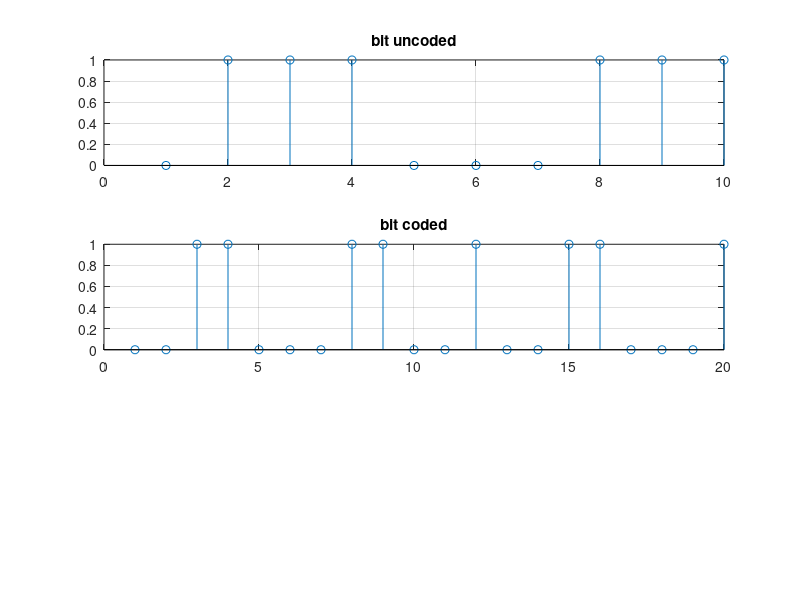

The MATLAB source for this figure: (Note: this script raises an error after producing the figure.)
% in the name of god
% HW3
% Part1
% Convolutional Coding
% part2
% Equalization
% Alireza Qazavi
% 9913904
%% part1
clc;clear all;close all;
% Random Binary Sequence Generator
bit_uncoded = randi([0 1],1,10000);% create random stream of zeros and ones (binary)
trellis = poly2trellis(3,[6 7])
bit_coded = convenc(bit_uncoded,trellis);
subplot(3,1,1)
stem(bit_uncoded(1:10))% This makes the bitstream visible 
grid;
title('bit uncoded');
subplot(3,1,2)
stem(bit_coded(1:20))
title('bit coded');
grid
tbdepth = 34;
bit_decoded = vitdec(bit_coded,trellis,tbdepth,'trunc','hard');
subplot(3,1,3)
stem(bit_decoded(1:10))
title('bit decoded');grid

biterr(bit_uncoded,bit_decoded)
%% test of digital_channel
input_seq = randi([0,1],1,10000);
L = 0.01;
output_seq = digital_channel(input_seq, L);
u = biterr(input_seq,output_seq)/10000;
sprintf('bit error rate is %0.3f and P = %0.3f',u,L)
%%
figure;
subplot(5,1,1)
stem(bit_uncoded(1:10))% This makes the bitstream visible 
grid;
title('bit uncoded');
i = 2;
Error=[];
for L = [0.001,0.01,0.1,0.2]
   input_seq  = bit_coded;
   output_seq = digital_channel(input_seq, L);
   tbdepth = 34;
   bit_decoded = vitdec(output_seq,trellis,tbdepth,'trunc','hard');
   Error = [Error, biterr(bit_uncoded,bit_decoded)];
   subplot(5,1,i)
   stem(bit_decoded(1:10))
   grid;
   title(sprintf('bit decoded,This bit receive from ch. with p = %0.3f',L));
   i=i+1;
end
figure;
 bar([0.001,0.01,0.1,0.2],Error/10000)
 xlabel('Error Probability of CH.')
 ylabel('Error Probability with Viterbi')
 grid
 hold on
 plot([0.001,0.01,0.1,0.2],[0.001,0.01,0.1,0.2]);
 %% part2
 data_len = 1e4; % length of the data sequence
 random_inf_bits = randi([0,1],1,data_len);
 % BPSK Modulation
 BPSK_Seq = 2 * random_inf_bits -1;% change 1 to 1 and 0 to -1
 figure;
 subplot(2,1,1)
 stem(random_inf_bits(1:10));grid;title('Random Information Bits');ylabel('I_n')
 subplot(2,1,2)
 stem(BPSK_Seq(1:10));grid;title('BPSK Symbol');ylabel('a_n')
 h = [0.5 , 0.2 , 0.08]; %channel
 y = conv(BPSK_Seq,h);
 figure;
 subplot(3,1,1)
 stem(0:9,BPSK_Seq(1:10));grid;title('BPSK Symbol');ylabel('a_n')
 subplot(3,1,2)
 stem(0:numel(h)-1,h);grid;title('CIR');ylabel('h(t)');xlabel('t(sec)')
 subplot(3,1,3)
 stem(0:9,y(1:10));grid;title('Output of Channel');ylabel('y(t)');xlabel('t(sec)')
% Maximum likelihood sequence estimation using the Viterbi algorithm
% BPSK modulation, channel impairments: ISI (3 tap) and AWGN
% Note that this code works for a 3 tap channel only, if you wish to increase
% the number of channel taps, then you need to do minor changes in the code
chan_len = 3; % number of channel taps (DO NOT CHANGE THIS PARAMETER)
ber = [];q=1;
for SNR_dB = [10,20,30,40] % SNR per bit (in dB)
Sig_dB = pow2db(nnz(y));
Noise_dB = Sig_dB - SNR_dB;
h = [0.5 , 0.2 , 0.08]; %channel
y = conv(BPSK_Seq,h);
y = y + wgn(size(y,1),size(y,2),Noise_dB);
% SNR parameters
SNR = db2pow(SNR_dB);
% ------------------ RECEIVER----------------------------------------------
% steady state part of the received sequence
steady_state = y(chan_len:data_len);

% branch metrics for the Viterbi algorithm
% For storing Metric corresponding to each of the 8 transitions
L = data_len-chan_len+1;
branch_metric  = zeros(2^chan_len,L);
% For storing minimum distance for reaching each of the 8 states
node_value     = zeros(2^chan_len,L+1);
%Initialization of nodevalues
node_value(:,1)=0;
% according to trellis
branch_metric(1,:) = (steady_state-(-h(1)-h(2)-h(3))).^2;
branch_metric(2,:) = (steady_state-(+h(1)-h(2)-h(3))).^2;
branch_metric(3,:) = (steady_state-(-h(1)+h(2)-h(3))).^2;
branch_metric(4,:) = (steady_state-(+h(1)+h(2)-h(3))).^2;

branch_metric(5,:) = (steady_state-(-h(1)-h(2)+h(3))).^2;
branch_metric(6,:) = (steady_state-(+h(1)-h(2)+h(3))).^2;
branch_metric(7,:) = (steady_state-(-h(1)+h(2)+h(3))).^2;
branch_metric(8,:) = (steady_state-(+h(1)+h(2)+h(3))).^2;

for i = 1:L
%Minimum distance to reach state -1,-1,-1 at time i
node_value(1,i+1)=min(node_value(1,i)+branch_metric(1,i),...
    node_value(5,i)+branch_metric(1,i));
%Minimum distance to reach state -1,-1,1 at time i
node_value(2,i+1)=min(node_value(1,i)+branch_metric(2,i),...
    node_value(5,i)+branch_metric(2,i));
%Minimum distance to reach state -1,1,-1 at time i
node_value(3,i+1)=min(node_value(2,i)+branch_metric(3,i),...
    node_value(6,i)+branch_metric(3,i));
%Minimum distance to reach state -1,1,1 at time i
node_value(4,i+1)=min(node_value(2,i)+branch_metric(4,i),...
    node_value(6,i)+branch_metric(4,i));
%Minimum distance to reach state -1,1,-1 at time i
node_value(5,i+1)=min(node_value(3,i)+branch_metric(5,i),...
    node_value(7,i)+branch_metric(5,i));
%Minimum distance to reach state -1,1,1 at time i
node_value(6,i+1)=min(node_value(3,i)+branch_metric(6,i),...
    node_value(7,i)+branch_metric(6,i));
%Minimum distance to reach state -1,1,-1 at time i
node_value(7,i+1)=min(node_value(4,i)+branch_metric(7,i),...
    node_value(8,i)+branch_metric(7,i));
%Minimum distance to reach state -1,1,1 at time i
node_value(8,i+1)=min(node_value(4,i)+branch_metric(8,i),...
    node_value(8,i)+branch_metric(8,i));
end

%For the final stage pick the state corresponding to minimum weight
[~,Survivor_path]=min(node_value,[],1);
%Starting from the final stage using the state, node_value of previous stage
%and branch_metric, decoding the previous state and the corresponding Code bit
state = Survivor_path(end);

for j=L:-1:1
  [state,decoded_bit]=prev_stage(state,node_value(:,j),branch_metric(:,j));
  decoded_bit_final(j)=decoded_bit; %Storing the decoded bit in decode_bit_final vector
end

%-----------------------------------------------------------------------------------
% decoded_bit_final=[0,0,decoded_bit_final];
% figure
% subplot(2,1,1)
% stem(0:9,BPSK_Seq(9998-10+1:9998));grid;title('BPSK Symbol');ylabel('a_n')
% subplot(2,1,2)
% stem(0:9,decoded_bit_final(9998-10+1:9998));grid;title('Detected Symbol');ylabel('b_n')
decoded_bit_final = 0.5.*(decoded_bit_final+1);

% bit error rate (ignoring transient parts)
ber(q) = nnz(random_inf_bits(chan_len:data_len)-decoded_bit_final )...
    /(data_len-chan_len+1);
q = q + 1;
sprintf('Bit Error Rate is %0.0001d\n',ber)
end
figure;
semilogy([10,20,30,40],ber,'k-','linewidth',2.0)      %Plot for Simulated BER 
axis tight;grid;
legend('Simulated BER');
title('Viterbi decoder performance over AWGN channel for BPSK modulated symbols');
xlabel('SNR(dB)');ylabel('BER');
%-----------------------------------------------------------------------------------
% decoded_bit_final=double(decoded_bit_final);
% biterr(random_inf_bits,0.5*decoded_bit_final+0.5)/10000
% Viterbi algorithm
% dec_a=Viterbi_algorithm(data_len-chan_len+1,decoding_delay,branch_metric);

% bit error rate (ignoring transient parts)
% ber = nnz(a(chan_len:data_len-decoding_delay)-dec_a )/(data_len-chan_len+1-decoding_delay)